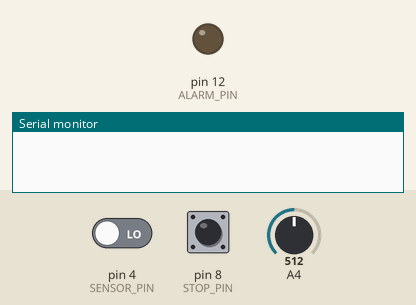
Bench run of a program on a simulated Arduino Nano, built with avr-gcc and run on an emulated ATmega328P. Parts: output pins drawn as LEDs (lit = HIGH), the last lines printed to the serial monitor. The inputs (shaded band) are chosen by the test bench; at power-on: pin 4 (SENSOR_PIN) LOW, pin 8 (STOP_PIN) HIGH, A4 = 512. The modem accepts every AT command (registered, SIM ready, sends succeed) and sends nothing else.

Above: at 0.1 s.
At 63.3 s:
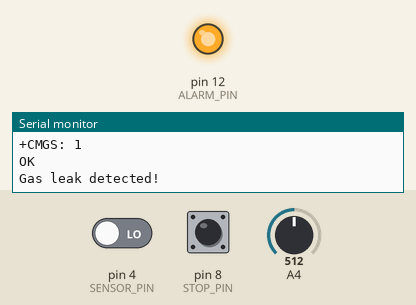
Timing chart, 0 to 68.4 s (numbered marks = the images above):
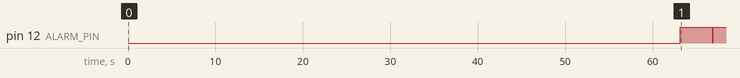

Measured:
- by itself, pin 12 (ALARM_PIN): LOW → HIGH at 63.2 s, → LOW 3.7 s later, → HIGH 0.02 s later

The program:

main.cpp
```cpp
#include <Arduino.h>
#include <SoftwareSerial.h>

#define ALARM_PIN 12
#define TXD 6
#define RXD 5
#define STOP_PIN 8
#define SENSOR_PIN 4
#define SAFETY_LEVEL 400

unsigned long buttonOnePressTime = 0;
bool buttonOneLongPressDetected = false;
const unsigned long longPressDuration = 2000; // 2 seconds for long press detection

// Add debounce variables for sensor readings
const int numReadings = 5;
int readings[numReadings];
int readIndex = 0;
int total = 0;
int average = 0;

SoftwareSerial mySerial(TXD, RXD);

void sendSms(String message);
void triggerAlarm();
void overrideAlarm();
void updateSerial();
bool longPress(int buttonPin);

void setup() {
  pinMode(ALARM_PIN, OUTPUT);
  pinMode(STOP_PIN, INPUT_PULLUP);  // Enable internal pull-up resistor
  pinMode(SENSOR_PIN, INPUT);

  // Initialize all readings to 0
  for (int i = 0; i < numReadings; i++) {
    readings[i] = 0;
  }
  digitalWrite(ALARM_PIN, LOW);

  Serial.begin(9600);
  mySerial.begin(9600);

  // Send SMS to indicate working
  sendSms("The system is working");
  delay(60000); // allow the MQ2 to warm up
}

void loop() {
  // Read and average sensor values
  total = total - readings[readIndex];
  readings[readIndex] = analogRead(SENSOR_PIN);
  total = total + readings[readIndex];
  readIndex = (readIndex + 1) % numReadings;
  average = total / numReadings;

  int digitalVal = digitalRead(SENSOR_PIN);

  // Debug print
  Serial.print("Raw sensor value: ");
  Serial.print(readings[readIndex]);
  Serial.print(" Average value: ");
  Serial.println(average);

    digitalWrite(ALARM_PIN, LOW);
  // Update serial communication
  updateSerial();

  // Check for long press first
  if (longPress(STOP_PIN)) {
    overrideAlarm();
  }
  // If no override, check gas levels
  // else if (average > SAFETY_LEVEL) {
  //   triggerAlarm();
  // }
  else if (digitalVal == LOW) {
    triggerAlarm();
  }
  else {
    digitalWrite(ALARM_PIN, LOW);
  }

  delay(500); // Small delay to prevent too frequent readings
}

void triggerAlarm() {
  static bool alarmSent = false;  // Keep track of whether we've sent an SMS

  digitalWrite(ALARM_PIN, HIGH);

  // Only send SMS once when leak is detected
  if (!alarmSent) {
    Serial.println("Gas leak detected!");
    sendSms("Gas leak detected!");
    alarmSent = true;
  }
}

void overrideAlarm() {
  static bool overrideSent = false;  // Keep track of override notification

  digitalWrite(ALARM_PIN, LOW);

  if (!overrideSent) {
    sendSms("Alarm has been manually overridden");
    overrideSent = true;
  }
}

void updateSerial() {
  Serial.println("Updating serial");
  Serial.println(mySerial.available());
  while (Serial.available()) {
    mySerial.write(Serial.read());
  }
  while (mySerial.available()) {
    Serial.write(mySerial.read());
  }
}

void sendSms(String message) {
  mySerial.println("AT+CMGF=1");    //Sets the GSM Module in Text Mode
  delay(1000);
  mySerial.println("AT+CMGS=\"+2347048729245\"\r");
  delay(1000);
  mySerial.println(message);

  delay(100);
  mySerial.println((char)26);  // ASCII code of CTRL+Z
  delay(1000);
}

bool longPress(int buttonPin) {
  if (digitalRead(buttonPin) == LOW) {  // Button is pressed
    if (buttonOnePressTime == 0) {
      buttonOnePressTime = millis();
    }
    if ((millis() - buttonOnePressTime) > longPressDuration) {
      buttonOnePressTime = 0;
      return true;
    }
  } else {
    buttonOnePressTime = 0;
  }
  return false;
}
```
